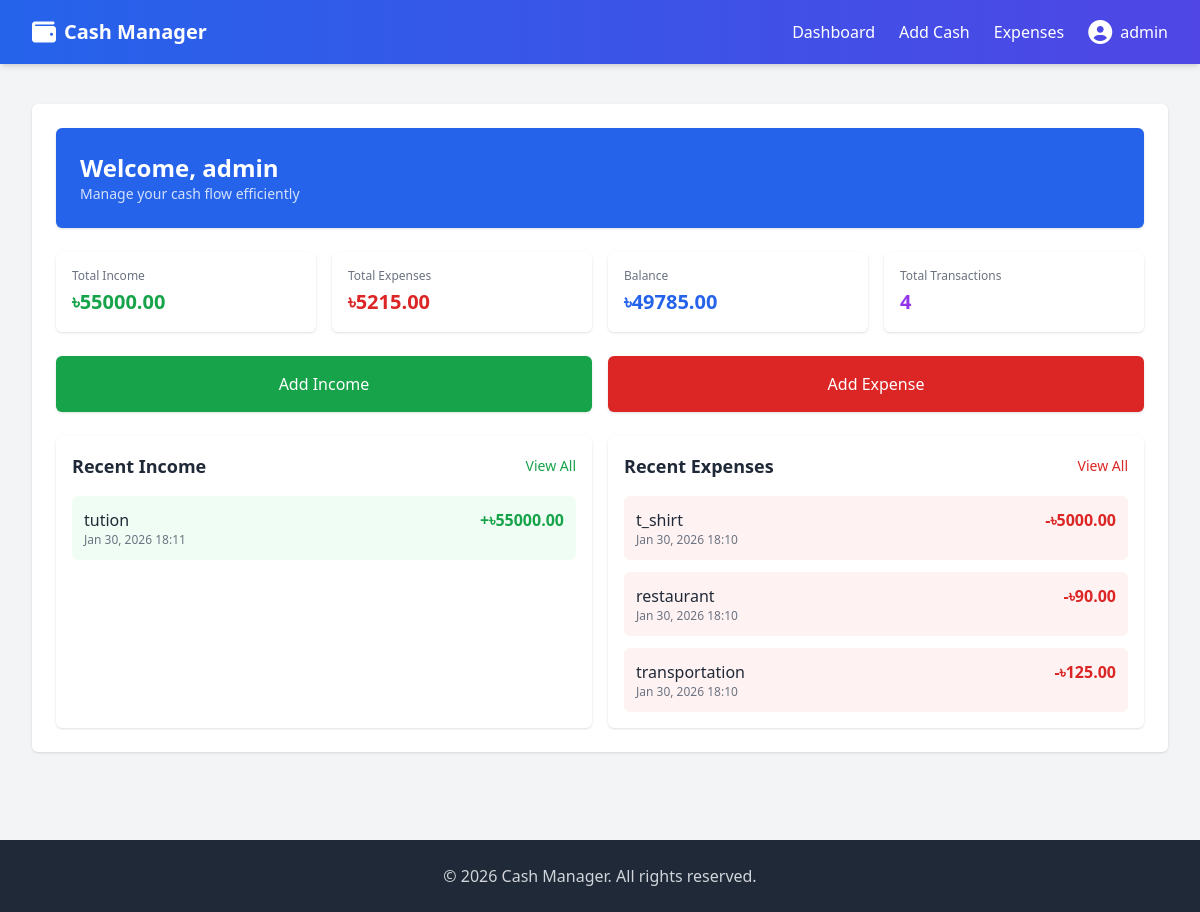
Screenshot of / (signed in) with the database file from the repository.
### ManageCash/models.py (models this page shows)
class AddCash(models.Model):
    user = models.ForeignKey(User, on_delete=models.CASCADE)
    source = models.CharField(max_length=255)
    datetime = models.DateTimeField(auto_now_add=True)
    amount = models.DecimalField(max_digits=10, decimal_places=2)
    description = models.TextField(blank=True)

class Expense(models.Model):
    user = models.ForeignKey(User, on_delete=models.CASCADE)
    description = models.TextField()
    amount = models.DecimalField(max_digits=10, decimal_places=2)
    datetime = models.DateTimeField(auto_now_add=True)

### ManageCash/views.py (the view)
# urls.py: path('', views.dashboard, name='dashboard'),
@login_required(login_url='login')
def dashboard(request):
    cash_additions = AddCash.objects.filter(user=request.user).order_by('-datetime')
    expenses = Expense.objects.filter(user=request.user).order_by('-datetime')
    total_added = AddCash.objects.filter(user=request.user).aggregate(Sum('amount'))['amount__sum'] or 0
    total_spent = Expense.objects.filter(user=request.user).aggregate(Sum('amount'))['amount__sum'] or 0
    balance = total_added - total_spent
    recent_added = cash_additions[:5]
    recent_expenses = expenses[:5]
    context = {
        'total_added': total_added,
        'total_spent': total_spent,
        'balance': balance,
        'cash_additions_count': cash_additions.count(),
        'expenses_count': expenses.count(),
        'recent_added': recent_added,
        'recent_expenses': recent_expenses,
    }
    return render(request, 'ManageCash/dashboard.html', context)

### templates/ManageCash/dashboard.html (shortened to what this page needs)
{% extends 'base.html' %}
{% block content %}
<div class="space-y-6">
    <div class="bg-blue-600 rounded-md shadow p-6 text-white">
        <h1 class="text-2xl font-semibold">Welcome, {{ user.first_name|default:user.username }}</h1>
        <p class="text-sm opacity-80">Manage your cash flow efficiently</p>
    </div>
    <div class="grid grid-cols-1 md:grid-cols-2 lg:grid-cols-4 gap-4">
        <div class="bg-white rounded-md shadow p-4">
            <p class="text-xs text-gray-500">Total Income</p>
            <p class="text-xl font-bold text-green-600 mt-1">৳{{ total_added|floatformat:2 }}</p>
        </div>
        <div class="bg-white rounded-md shadow p-4">
            <p class="text-xs text-gray-500">Total Expenses</p>
            <p class="text-xl font-bold text-red-600 mt-1">৳{{ total_spent|floatformat:2 }}</p>
        </div>
        <div class="bg-white rounded-md shadow p-4">
            <p class="text-xs text-gray-500">Balance</p>
            <p class="text-xl font-bold {% if balance >= 0 %}text-blue-600{% else %}text-red-600{% endif %} mt-1">
                ৳{{ balance|floatformat:2 }}
            </p>
        </div>
        <div class="bg-white rounded-md shadow p-4">
            <p class="text-xs text-gray-500">Total Transactions</p>
            <p class="text-xl font-bold text-purple-600 mt-1">{{ cash_additions_count|add:expenses_count }}</p>
        </div>
    </div>
    <div class="grid grid-cols-1 md:grid-cols-2 gap-4">
        <a href="{% url 'add_cash' %}"
           class="bg-green-600 hover:bg-green-700 text-white rounded-md shadow p-4 text-center transition">
            Add Income
        </a>
        <a href="{% url 'add_expense' %}"
           class="bg-red-600 hover:bg-red-700 text-white rounded-md shadow p-4 text-center transition">
            Add Expense
        </a>
    </div>
    <div class="grid grid-cols-1 lg:grid-cols-2 gap-4">
        <div class="bg-white rounded-md shadow p-4">
            <div class="flex items-center justify-between mb-4">
                <h2 class="text-lg font-semibold text-gray-800">Recent Income</h2>
                <a href="{% url 'cash_list' %}" class="text-green-600 text-sm">View All</a>
            </div>
            {% if recent_added %}
                <div class="space-y-3">
                    {% for cash in recent_added %}
                        <div class="flex justify-between p-3 bg-green-50 rounded-md">
                            <div>
                                <p class="font-medium text-gray-800">{{ cash.source }}</p>
                                <p class="text-xs text-gray-500">{{ cash.datetime|date:"M d, Y H:i" }}</p>
                            </div>
                            <p class="text-green-600 font-semibold">+৳{{ cash.amount|floatformat:2 }}</p>
                        </div>
                    {% endfor %}
                </div>
            {% else %}
                <p class="text-gray-500 text-center py-6 text-sm">No income recorded yet</p>
            {% endif %}
        </div>
        <div class="bg-white rounded-md shadow p-4">
            <div class="flex items-center justify-between mb-4">
                <h2 class="text-lg font-semibold text-gray-800">Recent Expenses</h2>
                <a href="{% url 'expense_list' %}" class="text-red-600 text-sm">View All</a>
            </div>
            {% if recent_expenses %}
                <div class="space-y-3">
                    {% for expense in recent_expenses %}
                        <div class="flex justify-between p-3 bg-red-50 rounded-md">
                            <div>
                                <p class="font-medium text-gray-800">{{ expense.description|truncatewords:3 }}</p>
                                <p class="text-xs text-gray-500">{{ expense.datetime|date:"M d, Y H:i" }}</p>
                            </div>
                            <p class="text-red-600 font-semibold">-৳{{ expense.amount|floatformat:2 }}</p>
                        </div>
                    {% endfor %}
                </div>
            {% else %}
                <p class="text-gray-500 text-center py-6 text-sm">No expenses recorded yet</p>
            {% endif %}
        </div>
    </div>
</div>
{% endblock %}

### templates/base.html (shortened to what this page needs)
<!DOCTYPE html>
<html lang="en">
<head>
    <script src="https://cdn.tailwindcss.com"></script>
    <link rel="stylesheet" href="https://cdnjs.cloudflare.com/ajax/libs/font-awesome/6.4.0/css/all.min.css">
</head>
<body class="bg-gray-100 font-sans">
    {% if user.is_authenticated %}
    <nav class="bg-gradient-to-r from-blue-600 to-indigo-600 shadow-md">
        <div class="max-w-7xl mx-auto px-4 sm:px-6 lg:px-8">
            <div class="flex justify-between h-16 items-center">
                <a href="{% url 'dashboard' %}" class="flex items-center space-x-2 text-white">
                    <i class="fas fa-wallet text-2xl"></i>
                    <span class="text-xl font-semibold">Cash Manager</span>
                </a>
                <div class="flex items-center space-x-6">
                    <a href="{% url 'dashboard' %}" class="text-white hover:text-yellow-300 transition">Dashboard</a>
                    <a href="{% url 'cash_list' %}" class="text-white hover:text-green-300 transition">Add Cash</a>
                    <a href="{% url 'expense_list' %}" class="text-white hover:text-red-300 transition">Expenses</a>
                     <div class="relative group">
                        <button class="flex items-center space-x-2 text-white hover:text-gray-200">
                           <i class="fas fa-user-circle text-2xl"></i>
                           <span>{{ user.first_name|default:user.username }}</span>
                         </button>
                 </div>
                </div>
            </div>
        </div>
    </nav>
    {% endif %}
    <main class="max-w-7xl mx-auto px-4 sm:px-6 lg:px-8 py-10">
        <div class="bg-white rounded-md shadow p-6">
            {% block content %}{% endblock %}
        </div>
    </main>
    <footer class="bg-gray-800 mt-12">
        <div class="max-w-7xl mx-auto px-4 sm:px-6 lg:px-8 py-6 text-center text-gray-300">
            <p>&copy; 2026 Cash Manager. All rights reserved.</p>
        </div>
    </footer>
</body>
</html>

### rows the page displays
AddCash: source "tution", datetime "Jan 30, 2026 18:11", amount "55000.00"
Expense: description "t_shirt", datetime "Jan 30, 2026 18:10", amount "5000.00"
Expense: description "restaurant", datetime "Jan 30, 2026 18:10", amount "90.00"
Expense: description "transportation", datetime "Jan 30, 2026 18:10", amount "125.00"

### other values shown
{{ user.first_name|default:user.username }} "admin"
{{ total_added|floatformat:2 }} "55000.00"
{{ total_spent|floatformat:2 }} "5215.00"
{{ balance|floatformat:2 }} "49785.00"
{{ cash_additions_count|add:expenses_count }} "4"
